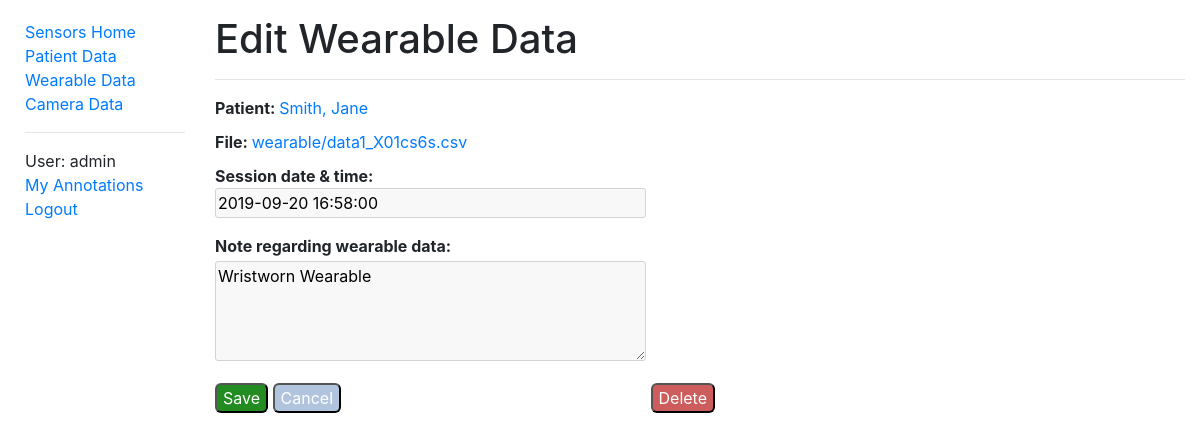
/sensors/wearabledata/3cbd2a7b213f4d9c87392bcf80423390/edit/ (signed in), run on the app's committed database.
### sensors/models.py (models this page shows, shortened)
class WearableData(models.Model):
    id = models.UUIDField(primary_key=True, default=uuid.uuid4, help_text='Unique ID for this wearable data')
    patient = models.ForeignKey('PatientData', on_delete=models.CASCADE, null=True, related_name='wearables')
    filename = models.FileField(upload_to='wearable/', help_text='Wearable data file')
    time = models.DateTimeField(help_text='Session date & time')
    note = models.CharField(max_length=500, help_text='Note regarding wearable data')
    class Meta:
        ordering = ['patient', '-time']
        permissions = (("can_alter_wearabledata", "Can create or edit wearable data entries."),)

class PatientData(models.Model):
    id = models.AutoField(primary_key=True)
    first_name = models.CharField(max_length=50, help_text='Patient first name')
    last_name = models.CharField(max_length=50, help_text='Patient last name')
    date_of_birth = models.DateField(help_text='Patient date of birth')
    notes = models.CharField(max_length=500, help_text='Notes regarding patient')
    class Meta:
        ordering = ['last_name']
        permissions = (("can_alter_patientdata", "Can create or edit patient data entries."),)
    def __str__(self):
        return f'{self.last_name}, {self.first_name}'

### sensors/views.py (the view)
# urls.py: re_path(r'^wearabledata/(?P<uuid>[\w-]+)/edit/$', views.edit_wearabledata, name='edit-wearabledata'),
@permission_required('sensors.can_alter_wearabledata')
def edit_wearabledata(request, uuid):
    existing_wearable = get_object_or_404(WearableData, pk=uuid)
    if request.method == 'POST':
        form = WearableDataEditForm(request.POST, instance=existing_wearable)
        if form.is_valid():
            existing_wearable = form.save(commit=False)
            existing_wearable.save()
            return redirect('wearabledata-detail', pk=uuid)
        else:
            print(form.errors)
    else:
        form = WearableDataEditForm(instance=existing_wearable)
    context = {
        'form': form,
        'wearabledata': existing_wearable,
    }
    return render(request, 'sensors/edit_wearabledata.html', context)

### sensors/forms.py
class WearableDataEditForm(forms.ModelForm):
    class Meta:
        model = WearableData
        fields = ['note', 'time']
        widgets = {
            'note': forms.Textarea(attrs={
                'id': 'form-text',
                'required': True,
                'style': 'border: 1px solid #D3D3D3; border-radius: 3px; margin: 3px 0 0 0; height: 100px; '
                         'width: 100%; min-width: 190px; box-sizing: border-box; background-color: #f8f8f8;',
            }),
            'time': forms.DateTimeInput(attrs={
                'id': 'form-note',
                'required': True,
                'style': 'display: table-cell; vertical-align: top; border: 1px solid #D3D3D3; border-radius: 3px; '
                         'height: 30px; line-height: 30px; margin: 0px 0px 0px 0px; width: 100%; min-width: 190px;'
                         'background-color: #f8f8f8;',
            }),
        }

### sensors/context_processors.py (called while the page is built)
def extra_context(request):
    return {'media_url': settings.MEDIA_URL}

### sensors/templates/sensors/edit_wearabledata.html (shortened to what this page needs)
{% extends "base.html" %}
{% block content %}
  <h1>Edit Wearable Data</h1>
  <hr>
  <form action="" method="post" class="form-group">
    <table>
      <div><strong>Patient: </strong><a href="{% url 'patientdata-detail' wearabledata.patient.id %}">{{ wearabledata.patient }}</a></div>
      <div style="margin-top: 10px;"><strong>File: </strong>
        <a href="{{ media_url }}{{ wearabledata.filename }}">{{ wearabledata.filename }}</a>
      </div>
      <div style="margin-top: 10px;"><strong>{{ form.time.help_text }}:</strong><p>{{ form.time }}</p></div>
      <div style="margin-top: 10px;">
        <strong>{{ form.note.help_text }}:</strong><p>{{ form.note }}</p>
      </div>
    </table>
    <input type="submit" value="Save" class="saveButton" />
    <input type="button" value="Cancel" class="cancelButton" onclick="window.history.back()" />
  </form>
  <form action="{% url 'delete-wearabledata' wearabledata.id %}" method="post" class="form-group">
    <input type="submit" value="Delete" class="deleteButton"
           onclick="return confirm('Are you sure you want to delete this patient data?');" />
  </form>
{% endblock %}

### sensors/templates/base.html (shortened to what this page needs)
<!DOCTYPE html>
<html xmlns="http://www.w3.org/1999/xhtml" lang="en-GB" xml:lang="en-GB">
<head>
  <link rel="stylesheet"
        href="https://stackpath.bootstrapcdn.com/bootstrap/4.1.3/css/bootstrap.min.css"
>
  {% load static %}
  <link rel="stylesheet"
        href="{% static 'css/styles.css' %}">
</head>
<body>
<div class="container-fluid">
  <div class="row">
    <div class="col-sm-2">
      {% block sidebar %}
        <ul class="sidebar-nav">
          <li><a href="{% url 'index' %}">Sensors Home</a></li>
          {% if user.is_authenticated %}
            <li><a href="{% url 'patientdata' %}">Patient Data</a></li>
            <li><a href="{% url 'wearabledata' %}">Wearable Data</a></li>
            <li><a href="{% url 'cameradata' %}">Camera Data</a></li>
            <hr>
            <li>User: {{ user.get_username }}</li>
            <li><a href="{% url 'my-annotations' %}">My Annotations</a></li>
            <li><a href="{% url 'logout'%}?next={{request.path}}">Logout</a></li>
          {% else %}
            <li><a href="{% url 'login'%}?next={{request.path}}">Login</a></li>
          {% endif %}
        </ul>
      {% endblock %}
    </div>
    <div class="col-sm-10" style=margin-top:15px;padding:10">
      {% block content %}{% endblock %}
    </div>
  </div>
</div>
</body>
</html>

### sensors/static/css/styles.css (style rules this page uses)
.sidebar-nav { margin-top: 20px; margin-left: 10px; padding: 0; list-style: none; }
.saveButton { background-color: forestgreen; color: white; height: 30px; border-radius: 6px; }
.cancelButton { background-color: lightsteelblue; color: white; height: 30px; border-radius: 6px; }
.deleteButton { background-color: indianred; color: white; height: 30px; border-radius: 6px; }
.form-group { display: inline-block; }

### data on the page
WearableData: patient "Smith, Jane", filename "wearable/data1_X01cs6s.csv", time "2019-09-20 16:58:00", note "Wristworn Wearable"

### other printed values
{{ user.get_username }} "admin"
